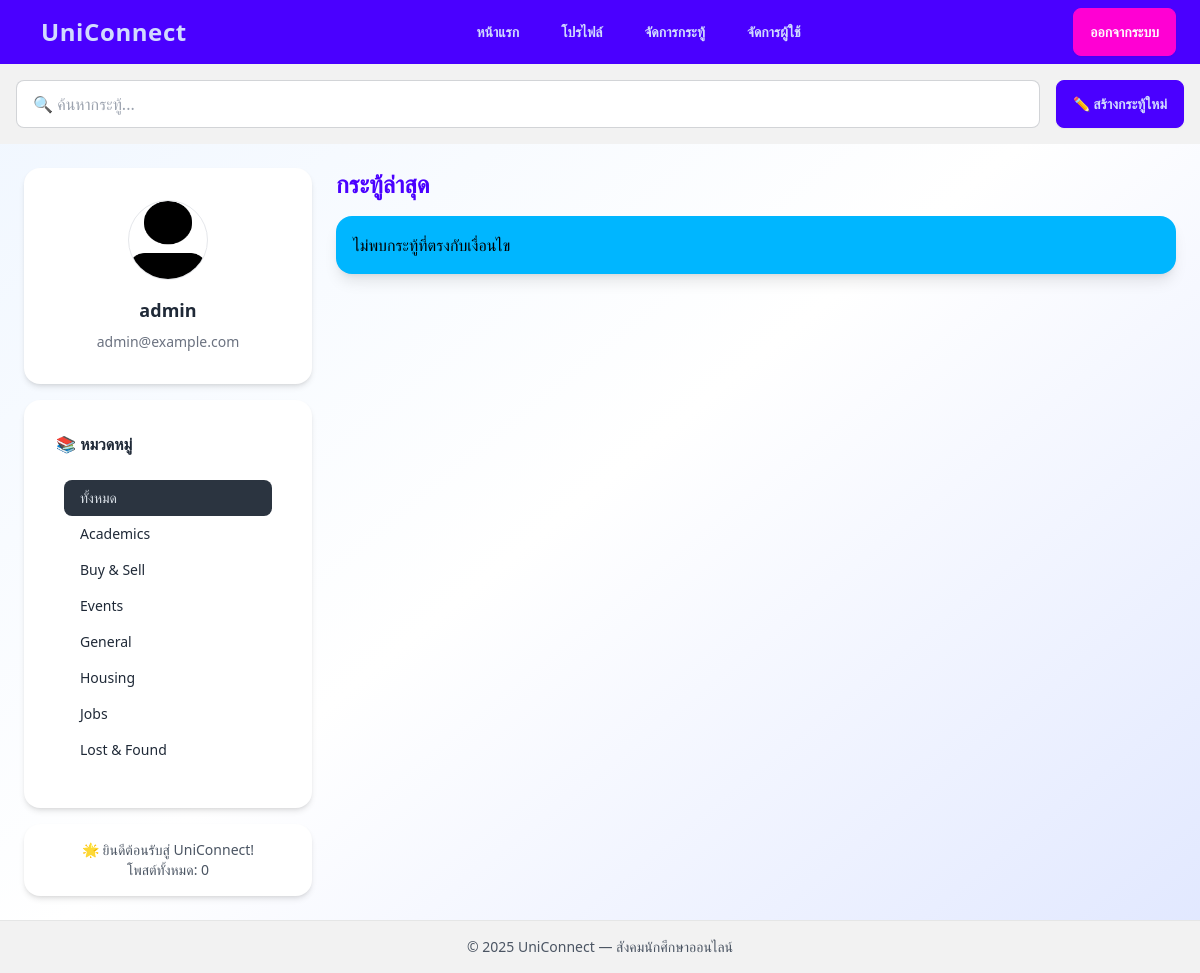
/index.php (signed in), run on the app's committed database.
### tables this page shows
CREATE TABLE IF NOT EXISTS users (
    id INT AUTO_INCREMENT PRIMARY KEY,
    username VARCHAR(50) NOT NULL UNIQUE,
    email VARCHAR(100) NOT NULL UNIQUE,
    password VARCHAR(255) NOT NULL,
    role ENUM('user', 'moderator', 'admin') DEFAULT 'user',
    profile_pic VARCHAR(255) DEFAULT 'assets/default.png',
    created_at TIMESTAMP DEFAULT CURRENT_TIMESTAMP
);

CREATE TABLE IF NOT EXISTS categories (
    id INT AUTO_INCREMENT PRIMARY KEY,
    name VARCHAR(100) NOT NULL UNIQUE,
    description TEXT DEFAULT NULL
);

### index.php (the view, shortened to what this page needs)
<?php
include 'config.php';
$categories = $pdo->query("SELECT * FROM categories ORDER BY name")->fetchAll();
$user = null;
if (isset($_SESSION['user_id'])) {
    $stmt = $pdo->prepare("SELECT username, email, profile_pic FROM users WHERE id = ?");
    $stmt->execute([$_SESSION['user_id']]);
    $user = $stmt->fetch();
}
$search = $_GET['search'] ?? '';
$category_filter = $_GET['category'] ?? '';
$query = "
    SELECT p.*, u.username, c.name AS category
    FROM posts p
    JOIN users u ON p.user_id = u.id
    JOIN categories c ON p.category_id = c.id
    WHERE p.hidden = FALSE
";
$params = [];
$query .= " ORDER BY p.pinned DESC, p.created_at DESC LIMIT 30";
$stmt = $pdo->prepare($query);
$stmt->execute($params);
$posts = $stmt->fetchAll();
?>
<!DOCTYPE html>
<html lang="th" data-theme="light">
<head>
    <link href="https://cdn.jsdelivr.net/npm/daisyui@4.12.10/dist/full.css" rel="stylesheet" />
    <script src="https://cdn.tailwindcss.com"></script>
</head>
<body class="min-h-screen bg-gradient-to-br from-blue-50 via-white to-indigo-100 flex flex-col">
    <nav class="navbar bg-primary text-primary-content shadow-lg px-6">
        <div class="flex justify-between items-center w-full max-w-7xl mx-auto">
            <div class="flex-none">
                <a href="index.php" class="btn btn-ghost normal-case text-2xl font-bold tracking-wide">UniConnect</a>
            </div>
            <div class="flex-1 flex justify-center space-x-2">
                <a href="index.php" class="btn btn-ghost hover:bg-primary-focus">หน้าแรก</a>
                <?php if (isset($_SESSION['user_id'])): ?>
                    <a href="profile.php" class="btn btn-ghost hover:bg-primary-focus">โปรไฟล์</a>
                    <?php if (in_array($_SESSION['role'], ['moderator', 'admin'])): ?>
                        <a href="moderate.php" class="btn btn-ghost hover:bg-primary-focus">จัดการกระทู้</a>
                    <?php endif; ?>
                    <?php if ($_SESSION['role'] == 'admin'): ?>
                        <a href="admin.php" class="btn btn-ghost hover:bg-primary-focus">จัดการผู้ใช้</a>
                    <?php endif; ?>
                <?php endif; ?>
            </div>
            <div class="flex-none">
                <?php if (isset($_SESSION['user_id'])): ?>
                    <a href="logout.php" class="btn btn-secondary">ออกจากระบบ</a>
                <?php else: ?>
                    <a href="login.php" class="btn btn-secondary">เข้าสู่ระบบ</a>
                <?php endif; ?>
            </div>
        </div>
    </nav>
    <div class="bg-base-200 p-4 flex flex-wrap justify-between items-center gap-4">
        <form action="index.php" method="GET" class="flex-grow">
            <input type="text" name="search" placeholder="🔍 ค้นหากระทู้..."
                class="input input-bordered w-full focus:ring focus:ring-primary/30"
                value="<?php echo htmlspecialchars($search); ?>" />
        </form>
        <?php if (isset($_SESSION['user_id'])): ?>
            <a href="post.php" class="btn btn-primary flex items-center gap-2">
                ✏️ สร้างกระทู้ใหม่
            </a>
        <?php endif; ?>
    </div>
    <main class="flex-grow container mx-auto max-w-7xl p-6 flex flex-col md:flex-row gap-6">
        <aside class="md:w-1/4 space-y-4">
            <div class="card bg-base-100 shadow-md">
                <div class="card-body items-center text-center">
                    <?php if ($user): ?>
                        <img src="<?php echo $user['profile_pic'] ?? 'assets/default.png'; ?>"
                            class="w-20 h-20 rounded-full mb-2 border" alt="profile">
                        <h3 class="font-semibold text-lg"><?php echo htmlspecialchars($user['username']); ?></h3>
                        <p class="text-sm text-gray-500"><?php echo htmlspecialchars($user['email']); ?></p>
                    <?php else: ?>
                        <p>เข้าสู่ระบบเพื่อดูโปรไฟล์ของคุณ</p>
                        <a href="login.php" class="btn btn-secondary btn-sm mt-2">เข้าสู่ระบบ</a>
                    <?php endif; ?>
                </div>
            </div>
            <div class="card bg-base-100 shadow-md">
                <div class="card-body">
                    <h3 class="font-bold mb-2">📚 หมวดหมู่</h3>
                    <ul class="menu menu-compact">
                        <li><a href="index.php"
                                class="<?php echo $category_filter == '' ? 'active' : ''; ?>">ทั้งหมด</a></li>
                        <?php foreach ($categories as $cat): ?>
                            <li>
                                <a href="index.php?category=<?php echo $cat['id']; ?>"
                                    class="<?php echo $category_filter == $cat['id'] ? 'active' : ''; ?>">
                                    <?php echo htmlspecialchars($cat['name']); ?>
                                </a>
                            </li>
                        <?php endforeach; ?>
                    </ul>
                </div>
            </div>
            <div class="card bg-base-100 shadow-md p-4 text-center text-sm text-gray-600">
                <p>🌟 ยินดีต้อนรับสู่ UniConnect!</p>
                <p>โพสต์ทั้งหมด:
                    <?php echo $pdo->query("SELECT COUNT(*) FROM posts")->fetchColumn(); ?>
                </p>
            </div>
        </aside>
        <section class="flex-1">
            <h2 class="text-2xl font-bold mb-4 text-primary">กระทู้ล่าสุด</h2>
            <?php if (empty($posts)): ?>
                <div class="alert alert-info shadow-lg">
                    <span>ไม่พบกระทู้ที่ตรงกับเงื่อนไข</span>
                </div>
            <?php endif; ?>
        </section>
    </main>
    <footer class="footer footer-center bg-base-200 text-base-content py-4 border-t border-base-300">
        <p class="text-sm text-gray-600">© 2025 UniConnect — สังคมนักศึกษาออนไลน์</p>
    </footer>
</body>
</html>

### data on the page
users: profile_pic (placeholder picture), username "admin", email "admin@example.com"
categories: name "Academics"
categories: name "Buy & Sell"
categories: name "Events"
categories: name "General"
categories: name "Housing"
categories: name "Jobs"
categories: name "Lost & Found"

### other printed values
$pdo->query("SELECT COUNT(*) FROM posts")->fetchColumn() "0"
